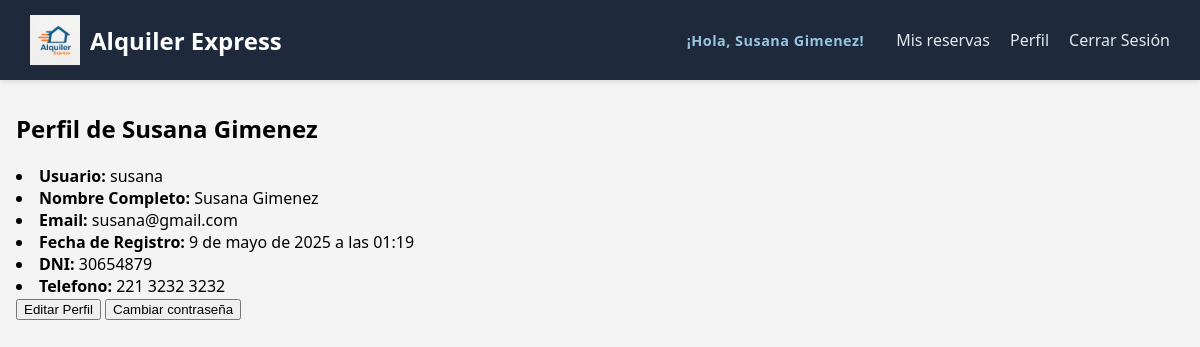
Page /usuarios/perfil/ (signed in) on the earlier database version.
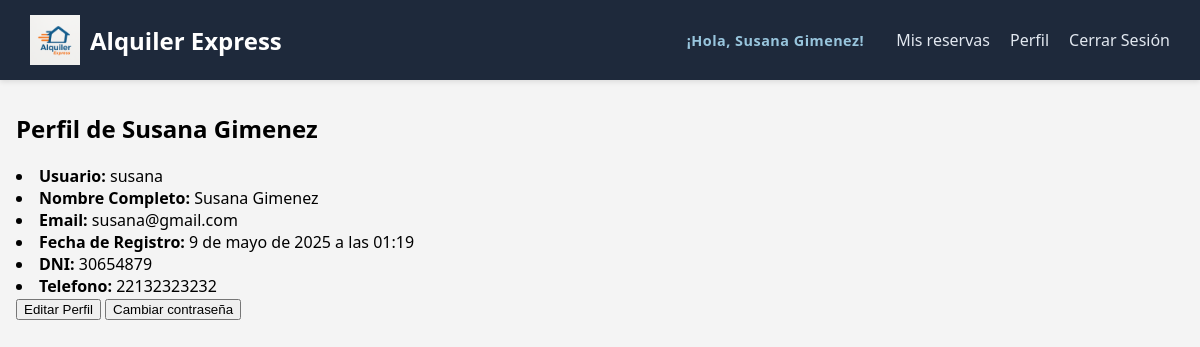
Same page on the later database version.
### gestion_usuarios/models.py (models this page shows, shortened)
class Usuario(AbstractUser):
    dni = models.PositiveIntegerField(max_length=10, unique=True)
    telefono = models.PositiveIntegerField(max_length=20)

### gestion_usuarios/views.py (the view)
# urls.py: path('perfil/', views.ver_perfil, name='perfil_usuario'),
@login_required
def ver_perfil(request):
     if request.method == 'POST' and 'eliminar_cuenta' in request.POST:
         request.user.delete()
         logout(request)
         return redirect('home')
         messages.success(request, 'Tu cuenta fue eliminada exitosamente.')
     return render(request, 'gestion_usuarios/perfil.html', {'usuario': request.user})

### templates/gestion_usuarios/perfil.html
{% extends 'base.html' %}
{% load static %}
{% block content %}
<div class="perfil-container">
    <h2>Perfil de {{ usuario.first_name }}</h2>
    <li><strong>Usuario:</strong> {{ usuario.username }}</li>
    <li><strong>Nombre Completo:</strong> {{ usuario.first_name}}</li>
    <li><strong>Email:</strong> {{ usuario.email }}</li>
    <li><strong>Fecha de Registro:</strong> {{ usuario.date_joined }}</li>
    <li><strong>DNI:</strong> {{ usuario.dni}}</li>
    <li><strong>Telefono:</strong> {{ usuario.telefono}}</li>
</div>
<a href="{% url 'editar_perfil' %}"><button>Editar Perfil</button></a>
<a href="{% url 'cambiar_password' %}"><button>Cambiar contraseña</button></a>
{% endblock %}

### templates/base.html (shortened to what this page needs)
{% load static %}
<!DOCTYPE html>
    <link rel="stylesheet" href="{% static 'styles/base.css' %}">
<html lang="en">
<head>
    <link rel="stylesheet" href="{% static 'styles/base.css' %}">
</head>
<body>
    <nav class="navbar">
        <div class="nav-container">
            <a href="{% if user.is_superuser %}{% url 'listado_inmuebles_admin' %}{% else %}/{% endif %}" class="nav-logo">
                <img src="{% static 'img/logoAlquilerExpress.png' %}" alt="Logo" class="logo-img">Alquiler Express
            </a>
            <ul class="nav-links">
                {% if user.is_authenticated and not user.is_staff %}
                 <li>
                <span style="color: #98c5dd;
                font-weight: bold;padding: 6px 12px;border-radius: 20px; font-size: 0.9rem;
                letter-spacing: 0.5px ">¡Hola, {{ user.first_name|default:user.username }}!</li>
                {% endif %}
                {% if user.is_authenticated and not user.is_staff and not user.is_superuser %}
                     <li><a href="/reserva/reservas">Mis reservas</a></li>
                {% endif %}
                {% if user.is_authenticated %}
                    <li><a href="/usuarios/perfil">Perfil</a></li>
                    <li><a href="/usuarios/logout">Cerrar Sesión</a></li>
                {% else %}
                    <li><a href="/usuarios/registro">Registro</a></li>
                    <li><a href="/usuarios/login">Iniciar Sesión</a></li>
                {% endif %}
            </ul>
        </div>
    </nav>
    <main>
    {% block content %}
    {% endblock %}
    </main>
</body>
</html>

Differences in the rows shown:
changed Usuario "Susana Gimenez": telefono "221 3232 3232" → "22132323232"
